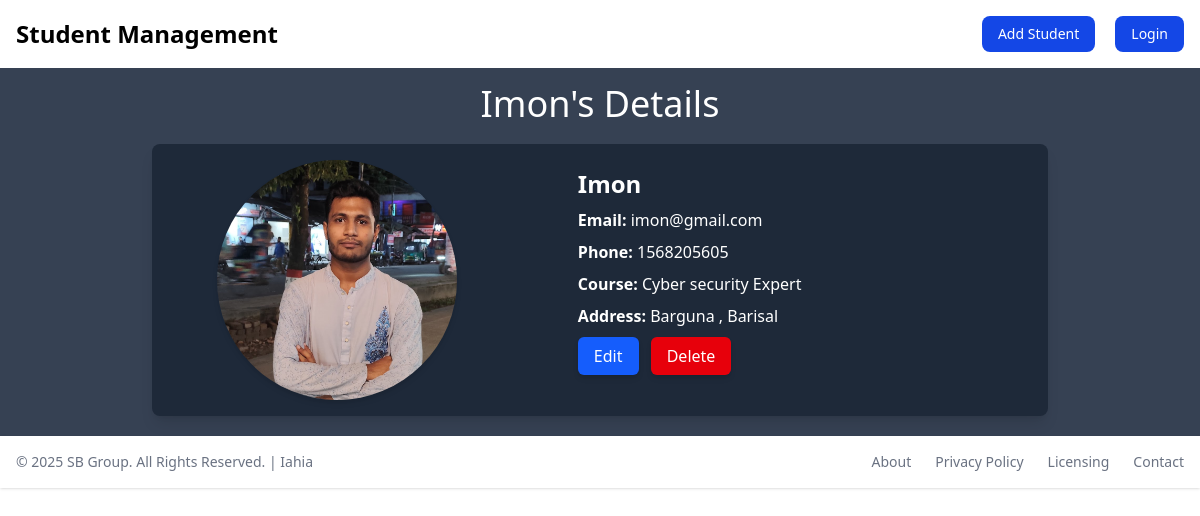
/studentdetails/2/ (signed in), run on the app's committed database.
### home/models.py (models this page shows, shortened)
class AddStudent(models.Model):
    name = models.CharField(max_length=100)
    email = models.EmailField(max_length=100)
    phone = models.IntegerField()
    address = models.CharField(max_length=150)
    course = models.CharField(max_length=100)
    image = models.ImageField(upload_to="Images/", default="Images/student.png", null=True, blank=True)
    created_at = models.DateTimeField(auto_now_add=True)
    updated_at = models.DateTimeField(auto_now=True)

### home/views.py (the view)
# urls.py: path('studentdetails/<int:id>/' , views.studentdetails , name = "studentdetails"),
@login_required
def studentdetails(request, id):
    if not request.user.is_authenticated:
        messages.error(request, "You have to login first to see student details.")
        return render(request, "home.html", {"students": AddStudent.objects.all()})
    student = AddStudent.objects.get(id=id)
    return render(request, "details.html", {"student": student})

### home/templates/details.html (shortened to what this page needs)
{% extends 'base.html' %}
{% block content %}
<div class="container mx-auto pt-4 px-4 pb-5">
    <h1 class="text-center mb-5 text-4xl text-bold text-white">{{ student.name }}'s Details</h1>
    <div class="max-w-4xl mx-auto shadow-lg rounded-lg overflow-hidden flex bg-gray-800 text-white gap-8">
        <div class="w-1/2 flex items-center justify-center p-4">
            <img class="w-60 h-60 rounded-full object-cover shadow-md" src="{{ student.image.url }}"
                alt="Student Image">
        </div>
        <div class="w-2/3 p-6">
            <h2 class="text-2xl font-semibold">{{ student.name }}</h2>
            <p class=" mt-2"><strong>Email:</strong> {{ student.email }}</p>
            <p class=" mt-2"><strong>Phone:</strong> {{ student.phone }}</p>
            <p class=" mt-2"><strong>Course:</strong> {{ student.course }}</p>
            <p class=" mt-2"><strong>Address:</strong> {{ student.address }}</p>
            <div class="mt-4">
                <a href="{% url 'editstudent' student.id %}"
                    class="bg-blue-600 text-white px-4 py-2 rounded-md shadow-md hover:bg-blue-700">Edit</a>
                <a href="{% url 'deletestudent' student.id %}"
                    class="bg-red-600 text-white px-4 py-2 rounded-md shadow-md hover:bg-red-700 ml-2">Delete</a>
            </div>
        </div>
    </div>
</div>
{% endblock %}

### data on the page
AddStudent: name "Imon", image (picture), email "imon@gmail.com", phone "1568205605", course "Cyber security Expert", address "Barguna , Barisal"
